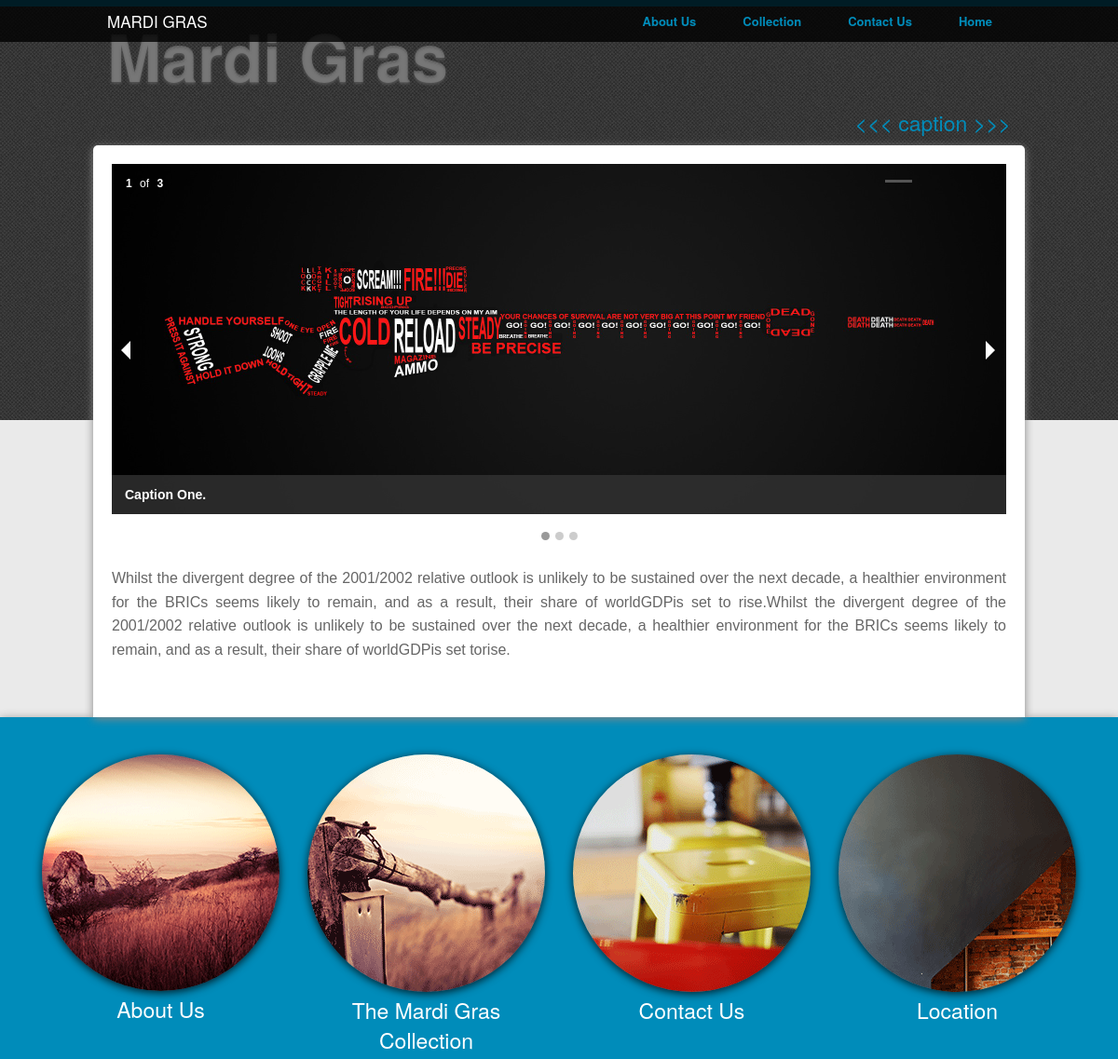
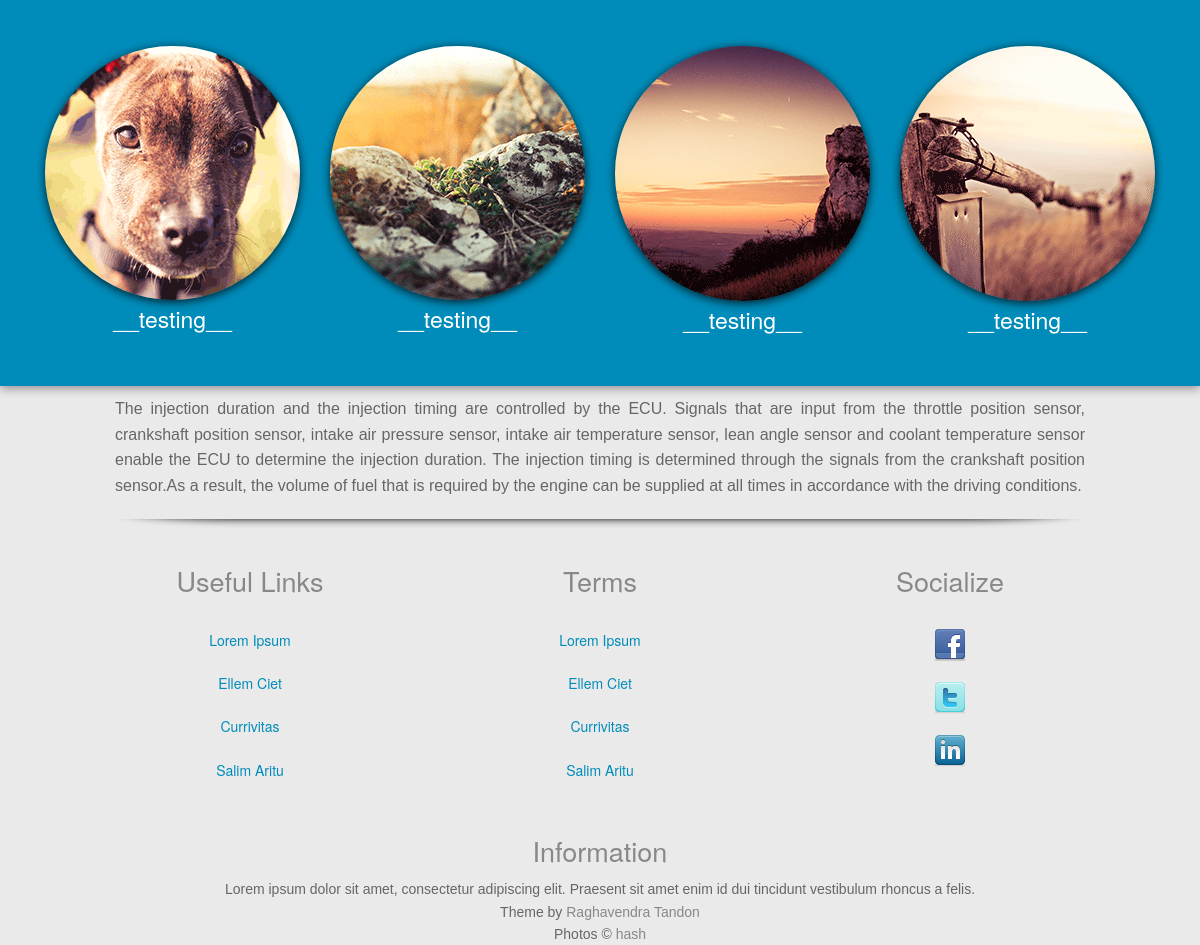
The page / on the database its author committed (2 pictures, top to bottom).
### mardi/models.py (models this page shows, shortened)
class menuList(models.Model):
    displayName = models.CharField(max_length=40,primary_key=True)
    details = models.TextField(blank=True)
    menuUrl = models.CharField(max_length=40,null=False)

### mardigras/views.py (the view)
# urls.py: 2. Add a URL to urlpatterns:  url(r'^$', views.home, name='home')
def home(request):
    menu=[]
    dropStyle=""
    active=''
    mList = menuList.objects.all()
    title=r"/"
    pageObj = menuList.objects.get(menuUrl=title)
    pageTitle=pageObj.displayName
    for menuitem in mList:
        subList=[]
        sub= subMenu.objects.filter(subParent=menuitem.displayName)
        subList=list(sub)
        if subList:
            dropStyle='has-dropdown'
        menu.append((menuitem.displayName,menuitem.menuUrl,subList,dropStyle))
    menu.sort()
    pageTitle="The MARDI GRAS"
    cont = Context({'menuList':menu,'pageTitle':pageTitle,
                    'sample': menu,'details': pageObj.details,
                    'dropStyle':dropStyle})
    html = render_to_response('home.html',cont)
    return html

### templates/home.html (shortened to what this page needs)
{% extends "base.html" %}
{% block content %}
<div class="row">
    <section>
    <div class="large-12 columns">
        <h1 class="title-main">Mardi Gras</h1>
        <h4 class="text-right" style="color:#008cba"><<< caption >>></h4>
    </div>
            <div class="large-12 columns container" style="border-bottom-left-radius: 0px;border-bottom-right-radius:0px; ">
                <ul class="example-orbit" data-orbit>
  <li>
    <img src="../static/img/image1.jpg" alt="slide 1" />
    <div class="orbit-caption">
      Caption One.
    </div>
  </li>
</ul>
         <p class="plain">Whilst the divergent degree of the 2001/2002 relative outlook is unlikely to be sustained over the next decade, a
healthier environment for the BRICs seems likely to remain, and as a result, their share of worldGDPis set to rise.Whilst the divergent degree of the 2001/2002 relative outlook is unlikely to be sustained over the next decade, a healthier environment for the BRICs seems likely to remain, and as a result, their share of worldGDPis set torise.</p>
        </div>
    </section>
        </div>
                <section id="portfolio" style="padding-bottom:0px;">
                <ul class="small-block-grid-1 medium-block-grid-2 large-block-grid-4 text-center">
                    <li><a href="#">
                        <img class="th" src="../static/img/port1.png" alt="image1" /></a>
                        <h4>About Us</h4>
                    </li>
                    <li><a href="#">
                        <img class="th" src="../static/img/port2.png" alt="image2" /></a>
                        <h4>The Mardi Gras Collection</h4>
                    </li>
                    <li><a href="#">
                        <img class="th" src="../static/img/port3.png" alt="image3" /></a>
                        <h4>Contact Us</h4>
                    </li>
                    <li><a href="#">
                        <img class="th" src="../static/img/port4.png" alt="image1" /></a>
                        <h4>Location</h4>
                    </li>
                    <li><a href="#">
                        <img class="th" src="../static/img/port5.png" alt="image2" /></a>
                       <h4>__testing__</h4>
                    </li>
                    <li><a href="#">
                        <img class="th" src="../static/img/port6.png" alt="image3" /></a>
                       <h4>__testing__</h4>
                    </li>
                    <li><a href="#">
                        <img class="th" src="../static/img/port7.png" alt="image2" /></a>
                        <h4>__testing__</h4>
                    </li>
                    <li><a href="#">
                        <img class="th" src="../static/img/port8.png" alt="image3" /></a>
                        <h4>__testing__</h4>
                    </li>
                </ul>
                    </section>
                    <div class="row">
                <div class="large-12 columns plain" style="padding-top:10px;">
                    <p>{{ details }}</p>
                    <div class="or-spacer">
              <div class="mask"></div>
          </div>
                </div>
{% endblock content %}

### templates/base.html (shortened to what this page needs)
{% load staticfiles%}
<!doctype html>
<html class="no-js" lang="en">
  <head>
      <link rel="stylesheet" href="{% static "css/404.css" %}" />
    <link rel="stylesheet" href="{% static "css/normalize.css" %}" />
      <link rel="stylesheet" href="{% static "css/foundation.min.css"%}" />
    <link rel="stylesheet" href="{% static "css/foundation.css"%}" />
    <link rel="stylesheet" href="{% static "css/style.css"%}" />
      <link rel="stylesheet" href="{% static "css/webicons.css"%}" />
  </head>
  <body>
    <div class="contain-to-grid fixed " >
    <nav class="top-bar" data-topbar role="navigation">
        <ul class="title-area">
            <li class="name">
                <h1><a href="/" >MARDI GRAS</a></h1>
            </li>
        </ul>
        <section class="top-bar-section ">
            <ul i-d="nav" class="right">
                {% for k, u, v, drop in menuList %}
                {% if v %}
                <li class="{{ drop }} "><a href="{{ u }}">{{ k }}</a>
                    <ul class="dropdown">
                        {% for item in v %}
                        <li><a href="{{ u }}{{item}}/">{{ item }}</a></li>
                        {% endfor %}
                    </ul>
                </li>
                {% else %}
                <li class="" style="padding-right:20px"><a href="{{ u }}">{{ k }}</a></li>
                {% endif %}
                {% endfor %}
            </ul>
        </section>
        </nav>
      </div>
          {% block content %}  {% endblock content %}
      <div class="or-spacer">
          </div>
      <div class="foot row">
 <ul class="large-block-grid-3 medium-block-grid-3 small-block-grid-1 text-center">
     <li>
    <div class=" text-center">
        <h3>Useful Links</h3>
            <ul class="side-nav">
                <li><a href="#">Lorem Ipsum</a></li>
                <li><a href="#">Ellem Ciet</a></li>
                <li><a href="#">Currivitas</a></li>
                <li><a href="#">Salim Aritu</a></li>
            </ul>
    </div>
    </li>
    <li>
    <div class="text-center">
        <h3>Terms</h3>
            <ul class="side-nav">
                <li><a href="#">Lorem Ipsum</a></li>
                <li><a href="#">Ellem Ciet</a></li>
                <li><a href="#">Currivitas</a></li>
                <li><a href="#">Salim Aritu</a></li>
            </ul>
    </div>
    </li>
         <li class="show-for-medium-up" >
    <div class="text-center">
        <h3>Socialize</h3>
        <ul class="side-nav">
            <li><a href="#"><img src="{% static "img/icon_fb.png"%}" alt="Facebook"> </a></li>
            <li><a href="#"><img src="{% static "img/icon_twitter.png"%}" alt="Facebook"> </a></li>
            <li><a href="#"><img src="{% static "img/icon_in.png"%}" alt="Facebook"> </a></li>
        </ul>
    </div>
    </li>
    </ul>
    <div class="large-12 columns text-center show-for-medium-up" >
        <h3> Information</h3>
        Lorem ipsum dolor sit amet, consectetur adipiscing elit. Praesent sit amet enim id dui tincidunt vestibulum rhoncus a felis.
        <div id="social_icons">
        Theme by <a href="#">Raghavendra Tandon</a><br /> Photos © <a href="#" title="#">hash</a>
        </div>
        </div>
          </div>
  </body>
</html>

### static/css/404.css (style rules this page uses)
body { background-color: #111111; }

### static/css/style.css (style rules this page uses)
body { font-family: Arial, Helvetica, sans-serif; font-size: .875em; line-height: 1.6em; border-top: 7px solid #008CBA; background: #eaeaea url(../img/body_bg.png) repeat-x; color: #666; }
.plain { text-align: justify; padding-bottom: 20px; }
.or-spacer, container or-spacer { margin-top: 10px; width: 100%; }
.or-spacer .mask, .container.or-spacer .mask { overflow: hidden; height: 20px; }
.or-spacer .mask:after { content: ''; display: block; margin: -25px auto 0; width: 100%; height: 25px; border-radius: 125px / 12px; box-shadow: 0 0 8px black; }
.foot { border-radius: 50px; background-color: #eaeaea; padding-top: 1px; }
.container { font-size: 1em; background: #FFF; box-shadow: 0px 2px 10px #888888; border-radius: 5px; padding: 20px; margin: auto; position: relative; text-align: justify; min-height: 600px; }
.title-main { font-weight: bolder; font-size: 70px; color: rgba(255, 255, 255,0.2); text-shadow: 0px 2px 3px #555; }
.contain-to-grid { background: rgba(0, 0, 0, 0.8); }
.top-bar { background: none; }
.top-bar .name h1 a { color:#fff; }
.top-bar-section ul li,.top-bar-section ul li > ul li, .top-bar-section li:not(.has-form) a:not(.button) { background: none; }
.top-bar-section ul li > a, .top-bar-section ul li > ul li { color: #008CBA; font-weight: bold; }
.active { text-decoration: none; font-weight: bold !important; }
.row:before { display: block; content: " "; margin-top: -90px; height: 90px; visibility: hidden; }
section { padding-bottom: 50px; }
ul, ol, dl { list-style: none; }
.th { border: none; box-shadow: 0px 2px 10px rgba(0, 0, 0, 0.8); border-radius: 150px; }
#portfolio { padding: 40px; background-color: #008CBA; box-shadow: 0px 2px 10px #888888; }
#portfolio h2,h4 { color: #fff; text-align: justify; }
#portfolio ul li > a, h4 { text-align: center; }
#portfolio h4 { margin-bottom: 30px; }
#portfolio img, #about img { display: block; margin: 0 auto; }
.f-topbar-fixed { padding-top: 0 !important; }
h1, h2, h3, h5, h6, a { color: #888888; }

### rows shown on the page
menuList: menuList "About Us"
menuList: menuList "Collection"
menuList: menuList "Contact Us"
menuList: menuList "Home", details "The injection duration and the injection timing are controlled by the ECU. Signals that are input from the throttle position sensor, crankshaft position sensor, intake air pressure sensor, intake air temperature sensor, lean angle sensor and coolant temperature sensor enable the ECU to determine the injection duration. The injection timing is determined through the signals from the crankshaft position sensor.As a result, the volume of fuel that is required by the engine can be supplied at all times in accordance with the driving conditions."
